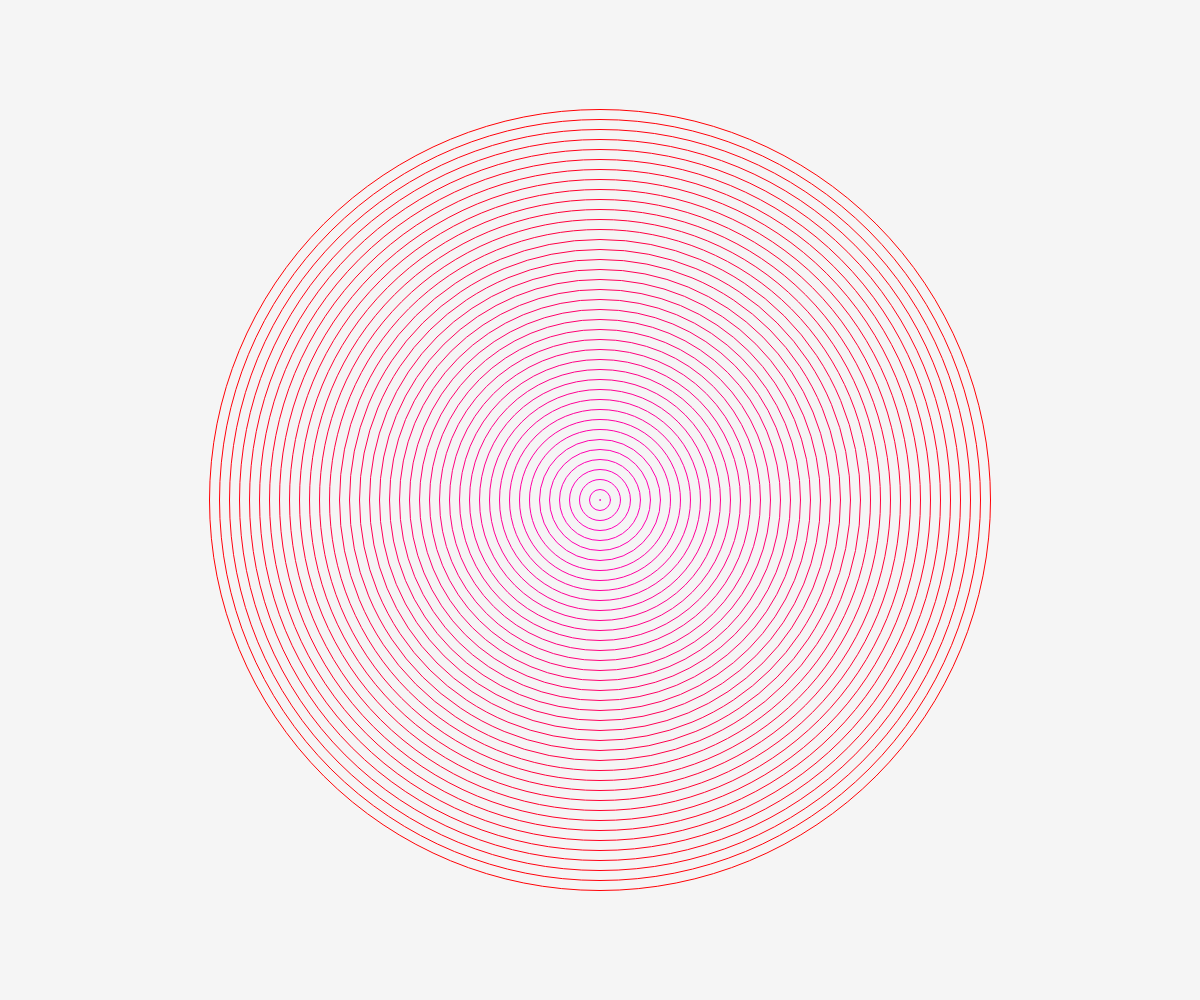
Frame 1 (no input)
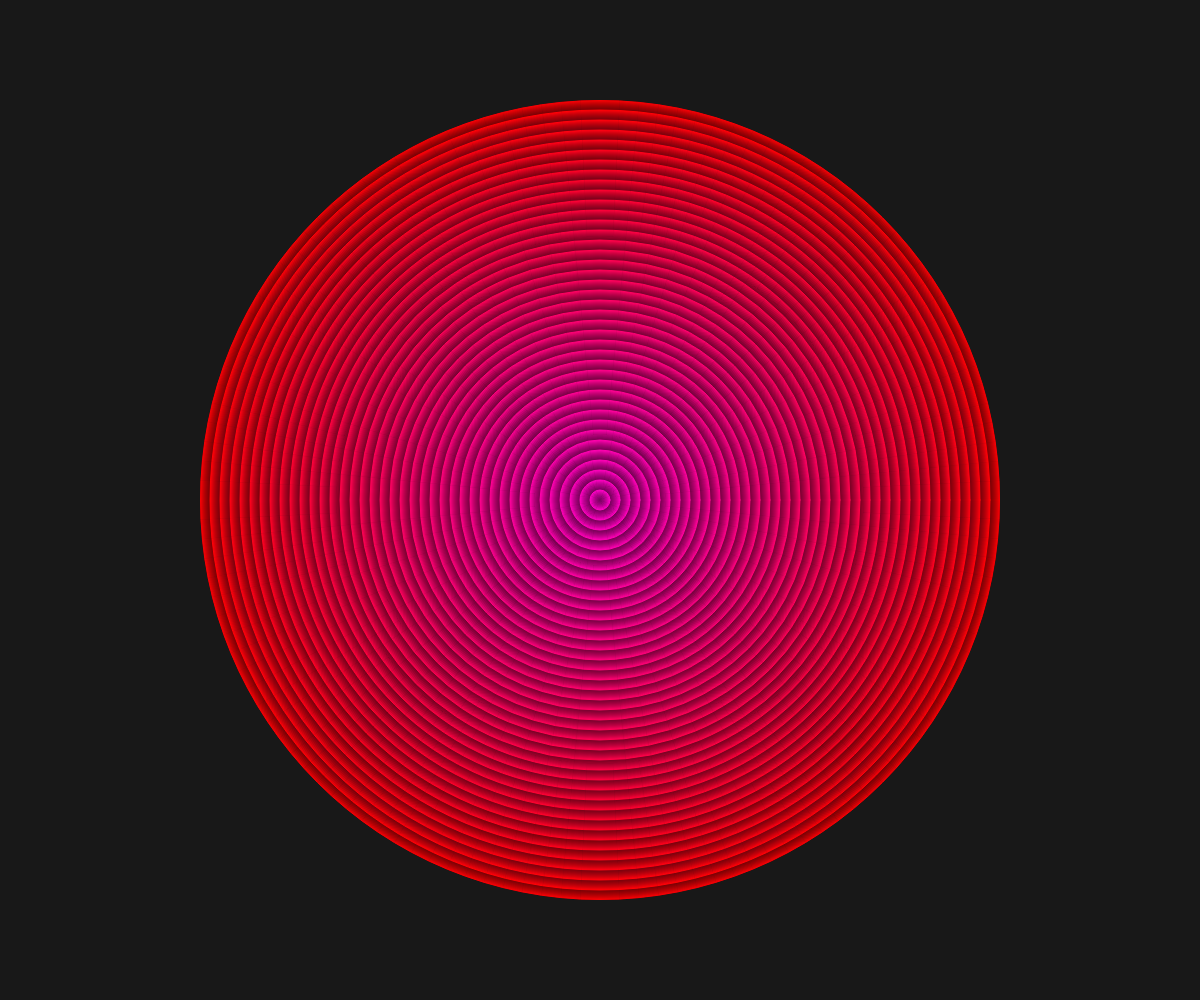
Frame 60 (no input)
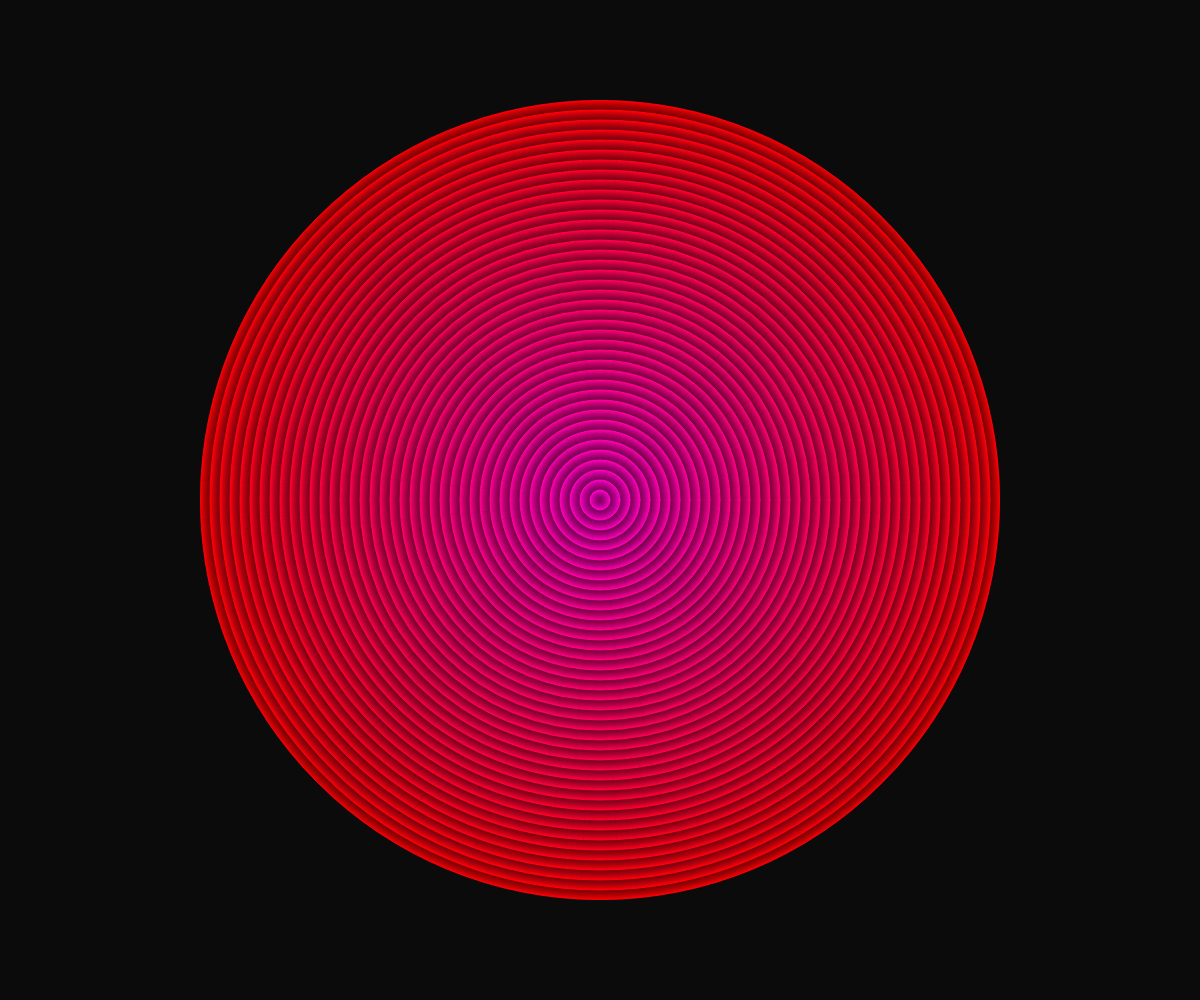
Frame 120 (the mouse pressed at the canvas centre since frame 60)

The p5.js sketch that drew these frames (run headless with seeded random() and noise() and a simulated clock; from frame 60 on, the mouse is pressed at the canvas centre):

// p5.js sketch
// ── sketch.js
function setup() {
  createCanvas(windowWidth, windowHeight);
  noFill();
}

function draw() {
  background(0, 10);

  translate(width/2, height/2);

  for (let i = 0; i < 40; i++) {
    let r = i * 20 + frameCount % 20;
    stroke(255, 0, 200 - i*5);
    ellipse(0, 0, r);
  }
}
